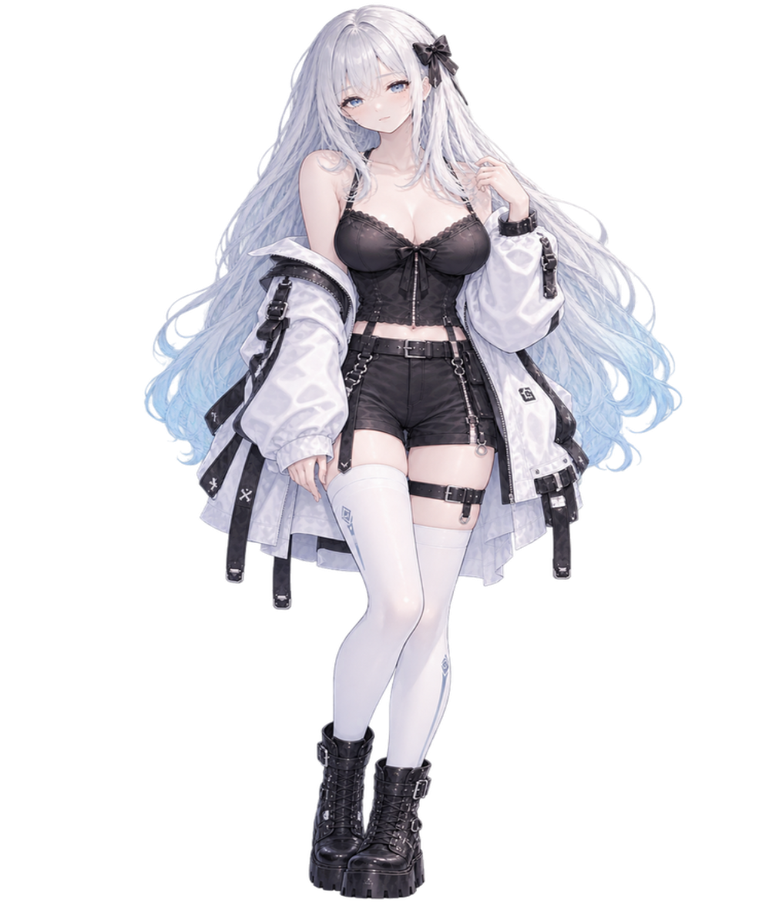
#> input picture assets/pet.png, 782 x 902 px, shrunk from 1015 x 1171 before the run
$ python chroma.py ../assets/pet.png ../assets/pet.png
#> lines starting #> are read from the running program, lines starting #| are printed output that depends on the picture
"""绿幕抠图 v5 —— YCbCr 色度距离 + 自动标定 + 色度去混合

演进过程（为什么前面几版不行）：
  v1 固定阈值 + 连通域削边 -> 细发丝被整片吃掉
  v2 绿色溢出量 + 填洞      -> 发丝缝隙的背景被填成前景，出现绿色块
  v3 色度投影              -> 偏蓝白发被误判成半透明，边缘起雾
  v4 溢出量 + 自动标定      -> 抠得干净，但黄色/黄绿发夹溢出量与背景绿
                              接近，被误抠成半透明而变黑

v5 的做法：在 YCbCr 的色度平面里量「离背景绿有多远」。
黄色 (Cb≈48, Cr≈127) 与背景绿 (Cb≈113, Cr≈88) 相距 75，
而半透明发丝混的是背景绿，方向上正好落在原点到背景色之间，
所以既能保住彩色发夹，又能让发丝软边正常透明。

阈值不用手调：从四边取背景色，再用背景色度的离散度推出噪声底，
斜坡起点 = 3σ，终点 = 起点 * 2.2。

最后用 p = a*F + (1-a)*B 反解前景色，还原染上绿光的发丝。

用法: python3 chroma.py 输入.png 输出.png [--trim] [--crop-bottom 0.05]
"""
import sys
import numpy as np
import cv2
from PIL import Image


def to_ycbcr(rgb):
    """rgb: float32 0-255 -> YCbCr float32"""
    return cv2.cvtColor(rgb.astype(np.uint8), cv2.COLOR_RGB2YCrCb) \
             .astype(np.float32)


def border_bg(rgb):
    """从四边估计背景色（RGB）"""
    band = np.concatenate([
        rgb[:12].reshape(-1, 3), rgb[-12:].reshape(-1, 3),
        rgb[:, :12].reshape(-1, 3), rgb[:, -12:].reshape(-1, 3)])
    ex = band[:, 1] - np.maximum(band[:, 0], band[:, 2])
    greenish = band[ex > 15]
    if len(greenish) < 200:
        greenish = band
    return np.median(greenish, axis=0)


def chroma_alpha(rgb, B):
    """按 YCbCr 色度距离算 alpha，分界点用 Otsu 自动定，不手调阈值"""
    ycc = to_ycbcr(rgb)
    cb, cr = ycc[..., 1], ycc[..., 2]

    bcc = to_ycbcr(np.tile(B, (2, 2, 1)))
    cbB, crB = float(np.median(bcc[..., 1])), float(np.median(bcc[..., 2]))

    dist = np.sqrt((cb - cbB) ** 2 + (cr - crB) ** 2)

    # Otsu 在「背景绿」与「前景」之间找分界，再用背景噪声定斜坡起点
    T, _ = cv2.threshold(np.clip(dist, 0, 255).astype(np.uint8),
                         0, 255, cv2.THRESH_BINARY + cv2.THRESH_OTSU)
    T = max(float(T), 8.0)
    bg = dist < T * 0.6
    sd = float(np.std(dist[bg])) if bg.sum() > 1000 else 3.0
    lo = T * 0.45 + 2.0 * sd
    hi = T * 1.7
    return np.clip((dist - lo) / (hi - lo), 0.0, 1.0).astype(np.float32), (lo, hi)


def unmix(rgb, B, alpha):
    """反解前景色 F = (p - (1-a)B) / a"""
    a = alpha[..., None]
    F = np.clip((rgb - (1.0 - a) * B) / np.maximum(a, 1e-3), 0, 255)
    # 低 alpha 处反解不稳定：只在明显偏绿时压绿色
    R, G, Bc = rgb[..., 0], rgb[..., 1], rgb[..., 2]
    safe = rgb.copy()
    safe[..., 1] = np.minimum(G, np.maximum(R, Bc) + 6)
    return np.where(alpha[..., None] < 0.12, safe, F)


def main():
    src, dst = sys.argv[1], sys.argv[2]
    args = sys.argv[3:]
    trim = '--trim' in args
    cb = 0.05
    if '--crop-bottom' in args:
        cb = float(args[args.index('--crop-bottom') + 1])

    rgb = np.array(Image.open(src).convert('RGB')).astype(np.float32)
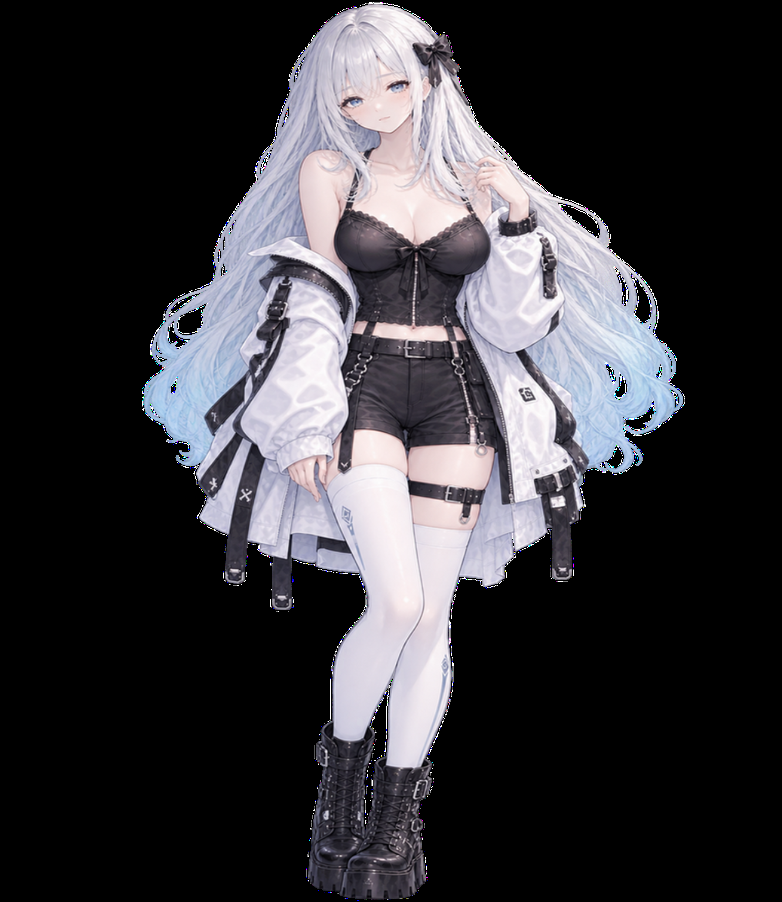
#> rgb: shape (902, 782, 3) float32; mean R, G, B 55.1, 53.9, 58
    if cb > 0:
        rgb = rgb[:int(rgb.shape[0] * (1 - cb))]
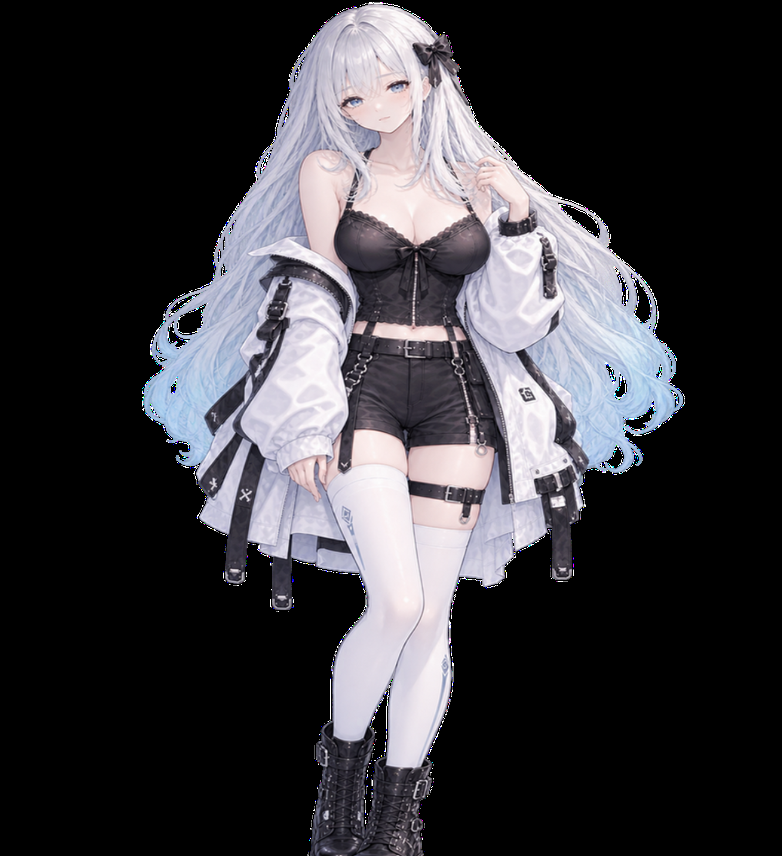
#> rgb: shape (856, 782, 3) float32; mean R, G, B 57.6, 56.4, 60.6
    h, w = rgb.shape[:2]
#> h = 856; w = 782

    B = border_bg(rgb)
#> in border_bg, `greenish = band[ex > 15]`: greenish = empty array
#> B = [0, 0, 0]
    if B[1] - max(B[0], B[2]) < 15:
#> (the run stopped early here; a loop or call above may not have finished)
